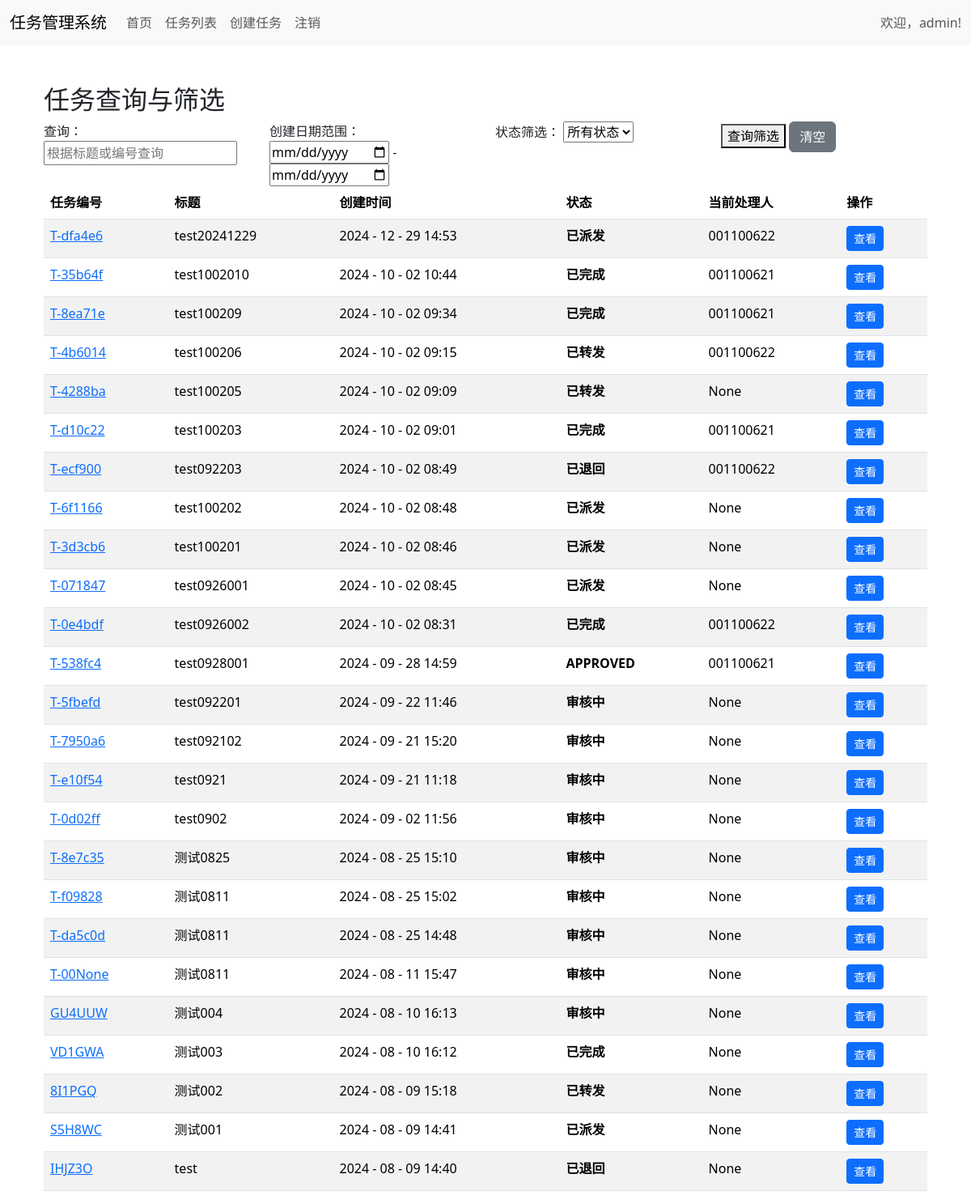
The app's page /task-list/ (signed in) with its own data.
### mytask/models.py (models this page shows, shortened)
class Task(models.Model):
    task_id = models.CharField(max_length=10, unique=False, default=generate_unique_task_id)
    title = models.CharField(max_length=200)
    content = models.TextField()
    created_at = models.DateTimeField(auto_now_add=True)
    updated_at = models.DateTimeField(auto_now=True)
    attachment = models.FileField(upload_to='task_attachments/', blank=True, null=True)
    creator = models.CharField(max_length=150, blank=True, null=True)
    reviewer = models.CharField(max_length=150, blank=True, null=True)
    handler = models.CharField(max_length=150, blank=True, null=True)
    target_user = models.CharField(max_length=150, blank=True, null=True)
    status_choices = [
        ('REVIEWING', '审核中'),
        ('REJECTED', '已退回'),
        ('ASSIGNED', '已派发'),
        ('FORWARDED', '已转发'),
        ('COMPLETED', '已完成'),
    ]
    status = models.CharField(max_length=15, choices=status_choices, default='REVIEWING')
    deadline = models.DateTimeField(null=True, blank=True, help_text="任务的截止日期和时间")
    is_overdue = models.BooleanField(default=False)
    review_comment = models.TextField(blank=True, null=True)
    backup_field1 = models.CharField(max_length=100, blank=True, null=True)
    backup_field2 = models.CharField(max_length=100, blank=True, null=True)
    backup_field3 = models.CharField(max_length=100, blank=True, null=True)
    backup_field4 = models.CharField(max_length=100, blank=True, null=True)
    backup_field5 = models.CharField(max_length=100, blank=True, null=True)
    backup_field6 = models.CharField(max_length=100, blank=True, null=True)
    task_execution_status = models.TextField(blank=True, null=True)
    reply_attachment = models.FileField(upload_to='task_attachments/', blank=True, null=True)
    class Meta:
        verbose_name = '任务'
        verbose_name_plural = '任务'
        ordering = ['-created_at']

### mytask/views.py (the view)
    def wrapper(request, *args, **kwargs):
        if request.user.is_authenticated:  # 假设您使用的是 Django 的用户模型
            return view_func(request, *args, **kwargs)
        else:
            return redirect('login')

### mytask/views.py (called while the page is built)
def custom_login_required(view_func):
    def wrapper(request, *args, **kwargs):
        if request.user.is_authenticated:  # 假设您使用的是 Django 的用户模型
            return view_func(request, *args, **kwargs)
        else:
            return redirect('login')
    return wrapper

### templates/task/task_list.html (shortened to what this page needs)
{% extends 'base.html' %}
{% block content %}
    <div class="container mt-5">
        <h2>任务查询与筛选</h2>
        <form method="get" id="task-list-form">
            <div class="row">
                <div class="col-md-3">
                    <label for="query">查询：</label>
                    <input type="text" id="query" name="query" placeholder="根据标题或编号查询" value="{{ query }}">
                </div>
                <div class="col-md-3 date-filter-group">
                    <label for="start_date">创建日期范围：</label>
                    <input type="date" id="start_date" name="start_date" value="{% if start_date %}{{ start_date|date:'Y - m - d' }}{% else %}{% endif %}">
                    -
                    <input type="date" id="end_date" name="end_date" value="{% if end_date %}{{ end_date|date:'Y - m - d' }}{% else %}{% endif %}">
                </div>
                <div class="col-md-3">
                    <label for="status">状态筛选：</label>
                    <select name="status" id="status">
                        <option value="">所有状态</option>
                    </select>
                </div>
                <div class="col-md-3">
                    <button type="currency="$ ">查询筛选</button>
                    <button type="button" class="btn btn-secondary" onclick="clearFilters()">清空</button>
                </div>
            </div>
        </form>
        <div id="content">
            <table class="table table-striped">
                <thead>
                    <tr>
                        <th scope="col">任务编号</th>
                        <th scope="col">标题</th>
                        <th scope="col">创建时间</th>
                        <th scope="col">状态</th>
                        <th scope="col">当前处理人</th>
                        <th scope="col">操作</th>
                </tr>
                </thead>
                <tbody>
                    {% for task in tasks %}
                    <tr>
                        <td>
                            <a href="{% url 'view_task' task_id=task.task_id %}">{{ task.task_id }}</a>
                        </td>
                        <td>{{ task.title }}</td>
                        <td>{{ task.created_at|date:"Y - m - d H:i" }}</td>
                        <th scope="col">{{ task.status }}</th>
                        <td>{{ task.handler }}</td>
                        <td>
                            <a href="{% url 'view_task' task_id=task.task_id %}" class="btn btn-sm btn-primary">查看</a>
                        </td>
                    </tr>
                    {% empty %}
                    <tr>
                        <td colspan="6" class="text-center">暂无任务</td>
                    </tr>
                    {% endfor %}
                </tbody>
            </table>
        </div>
    </div>
{% endblock %}

### templates/base.html (shortened to what this page needs)
<!DOCTYPE html>
<html lang="en">
<head>
    {% load static %}
    <link rel="stylesheet" href="{% static 'vendors/css/bootstrap.min.css' %}">
    <link rel="stylesheet" href="{% static 'vendors/css/custom.css' %}">
</head>
<body>
    <nav class="navbar navbar-expand-lg navbar-light bg-light">
        <div class="container-fluid">
            <a class="navbar-brand" href="#">任务管理系统</a>
            <div class="collapse navbar-collapse" id="navbarNav">
                <ul class="navbar-nav">
                    <li class="nav-item">
                        <a class="nav-link" href="{% url 'home' %}">首页</a>
                    </li>
                    <li class="nav-item">
                        <a class="nav-link" href="{% url 'task_list' %}">任务列表</a>
                    </li>
                    <li class="nav-item">
                        <a class="nav-link" href="{% url 'create_task' %}">创建任务</a>
                    </li>
                    <li class="nav-item">
                        <a class="nav-link" href="{% url 'logout' %}">注销</a>
                    </li>
                </ul>
            </div>
            <div class="navbar-text ml-auto">
                <span class="navbar-text">欢迎，{{ user.username }}!</span>
            </div>
        </div>
    </nav>
    <main role="main" class="container">
        {% block content %}{% endblock %}
    </main>
</body>
</html>

### records on screen
Task: task_id "T-dfa4e6", title "test20241229", created_at "2024 - 12 - 29 14:53", handler "001100622"
Task: task_id "T-35b64f", title "test1002010", created_at "2024 - 10 - 02 10:44", handler "001100621"
Task: task_id "T-8ea71e", title "test100209", created_at "2024 - 10 - 02 09:34", handler "001100621"
Task: task_id "T-4b6014", title "test100206", created_at "2024 - 10 - 02 09:15", handler "001100622"
Task: task_id "T-4288ba", title "test100205", created_at "2024 - 10 - 02 09:09"
Task: task_id "T-d10c22", title "test100203", created_at "2024 - 10 - 02 09:01", handler "001100621"
Task: task_id "T-ecf900", title "test092203", created_at "2024 - 10 - 02 08:49", handler "001100622"
Task: task_id "T-6f1166", title "test100202", created_at "2024 - 10 - 02 08:48"
Task: task_id "T-3d3cb6", title "test100201", created_at "2024 - 10 - 02 08:46"
Task: task_id "T-071847", title "test0926001", created_at "2024 - 10 - 02 08:45"
Task: task_id "T-0e4bdf", title "test0926002", created_at "2024 - 10 - 02 08:31", handler "001100622"
Task: task_id "T-538fc4", title "test0928001", created_at "2024 - 09 - 28 14:59", status "APPROVED", handler "001100621"
Task: task_id "T-5fbefd", title "test092201", created_at "2024 - 09 - 22 11:46"
Task: task_id "T-7950a6", title "test092102", created_at "2024 - 09 - 21 15:20"
Task: task_id "T-e10f54", title "test0921", created_at "2024 - 09 - 21 11:18"
Task: task_id "T-0d02ff", title "test0902", created_at "2024 - 09 - 02 11:56"
Task: task_id "T-8e7c35", title "测试0825", created_at "2024 - 08 - 25 15:10"
Task: task_id "T-f09828", title "测试0811", created_at "2024 - 08 - 25 15:02"
Task: task_id "T-da5c0d", title "测试0811", created_at "2024 - 08 - 25 14:48"
Task: task_id "T-00None", title "测试0811", created_at "2024 - 08 - 11 15:47"
Task: task_id "GU4UUW", title "测试004", created_at "2024 - 08 - 10 16:13"
Task: task_id "VD1GWA", title "测试003", created_at "2024 - 08 - 10 16:12"
Task: task_id "8I1PGQ", title "测试002", created_at "2024 - 08 - 09 15:18"
Task: task_id "S5H8WC", title "测试001", created_at "2024 - 08 - 09 14:41"
Task: task_id "IHJZ3O", title "test", created_at "2024 - 08 - 09 14:40"

### other values on screen
{{ user.username }} "admin"
{{ task.status }} "已派发" "已完成" "已完成" "已转发" "已转发" "已完成" "已退回" "已派发" "已派发" "已派发" "已完成" "审核中" "审核中" "审核中" "审核中" "审核中" "审核中" "审核中" "审核中" "审核中" "已完成" "已转发" "已派发" "已退回"
{{ task.handler }} "None" "None" "None" "None" "None" "None" "None" "None" "None" "None" "None" "None" "None" "None" "None" "None" "None"
